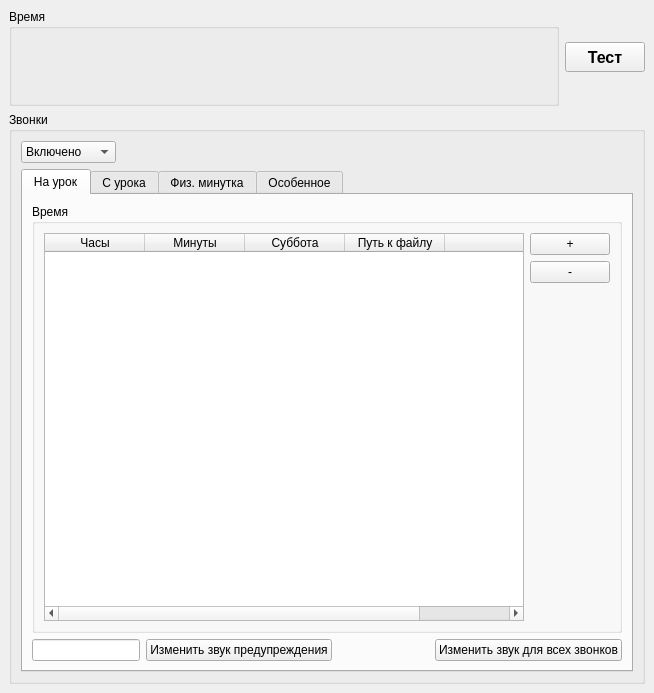
<?xml version="1.0" encoding="UTF-8"?>
<ui version="4.0">
 <class>MainWindow</class>
 <widget class="QMainWindow" name="MainWindow">
  <property name="geometry">
   <rect>
    <x>0</x>
    <y>0</y>
    <width>654</width>
    <height>693</height>
   </rect>
  </property>
  <property name="windowTitle">
   <string>MainWindow</string>
  </property>
  <widget class="QWidget" name="centralwidget">
   <layout class="QVBoxLayout" name="verticalLayout_4">
    <item>
     <layout class="QHBoxLayout" name="horizontalLayout_8">
      <item>
       <widget class="QGroupBox" name="groupBox_2">
        <property name="sizePolicy">
         <sizepolicy hsizetype="Preferred" vsizetype="Fixed">
          <horstretch>0</horstretch>
          <verstretch>0</verstretch>
         </sizepolicy>
        </property>
        <property name="title">
         <string>Время</string>
        </property>
        <layout class="QVBoxLayout" name="verticalLayout_3">
         <item>
          <widget class="QLabel" name="timeLabel">
           <property name="font">
            <font>
             <pointsize>18</pointsize>
            </font>
           </property>
           <property name="text">
            <string/>
           </property>
          </widget>
         </item>
         <item>
          <widget class="QLabel" name="dateLabel">
           <property name="font">
            <font>
             <pointsize>14</pointsize>
            </font>
           </property>
           <property name="text">
            <string/>
           </property>
          </widget>
         </item>
        </layout>
       </widget>
      </item>
      <item>
       <widget class="QPushButton" name="pushButtonTestSound">
        <property name="sizePolicy">
         <sizepolicy hsizetype="Fixed" vsizetype="Fixed">
          <horstretch>0</horstretch>
          <verstretch>0</verstretch>
         </sizepolicy>
        </property>
        <property name="minimumSize">
         <size>
          <width>70</width>
          <height>30</height>
         </size>
        </property>
        <property name="font">
         <font>
          <pointsize>12</pointsize>
          <bold>true</bold>
         </font>
        </property>
        <property name="text">
         <string>Тест</string>
        </property>
       </widget>
      </item>
     </layout>
    </item>
    <item>
     <widget class="QGroupBox" name="groupBox">
      <property name="title">
       <string>Звонки</string>
      </property>
      <layout class="QVBoxLayout" name="verticalLayout_2">
       <item>
        <layout class="QHBoxLayout" name="horizontalLayout_7">
         <item>
          <widget class="QComboBox" name="comboBoxType">
           <item>
            <property name="text">
             <string>Включено</string>
            </property>
           </item>
           <item>
            <property name="text">
             <string>Выключено</string>
            </property>
           </item>
           <item>
            <property name="text">
             <string>Особенное</string>
            </property>
           </item>
          </widget>
         </item>
         <item>
          <spacer name="horizontalSpacer_4">
           <property name="orientation">
            <enum>Qt::Horizontal</enum>
           </property>
           <property name="sizeHint" stdset="0">
            <size>
             <width>40</width>
             <height>20</height>
            </size>
           </property>
          </spacer>
         </item>
        </layout>
       </item>
       <item>
        <widget class="QTabWidget" name="tabWidget">
         <property name="currentIndex">
          <number>0</number>
         </property>
         <widget class="QWidget" name="toLesson">
          <attribute name="title">
           <string>На урок</string>
          </attribute>
          <layout class="QVBoxLayout" name="verticalLayout_5">
           <item>
            <widget class="QGroupBox" name="groupBox_3">
             <property name="title">
              <string>Время</string>
             </property>
             <layout class="QHBoxLayout" name="horizontalLayout">
              <item>
               <widget class="QTableWidget" name="tableToLesson">
                <property name="rowCount">
                 <number>0</number>
                </property>
                <property name="columnCount">
                 <number>5</number>
                </property>
                <attribute name="verticalHeaderVisible">
                 <bool>false</bool>
                </attribute>
                <column>
                 <property name="text">
                  <string>Часы</string>
                 </property>
                </column>
                <column>
                 <property name="text">
                  <string>Минуты</string>
                 </property>
                </column>
                <column>
                 <property name="text">
                  <string>Суббота</string>
                 </property>
                </column>
                <column>
                 <property name="text">
                  <string>Путь к файлу</string>
                 </property>
                </column>
                <column>
                 <property name="text">
                  <string/>
                 </property>
                </column>
               </widget>
              </item>
              <item>
               <layout class="QVBoxLayout" name="verticalLayout">
                <item>
                 <widget class="QPushButton" name="addToLesson">
                  <property name="text">
                   <string>+</string>
                  </property>
                 </widget>
                </item>
                <item>
                 <widget class="QPushButton" name="removeToLesson">
                  <property name="text">
                   <string>-</string>
                  </property>
                 </widget>
                </item>
                <item>
                 <spacer name="verticalSpacer">
                  <property name="orientation">
                   <enum>Qt::Vertical</enum>
                  </property>
                  <property name="sizeHint" stdset="0">
                   <size>
                    <width>20</width>
                    <height>40</height>
                   </size>
                  </property>
                 </spacer>
                </item>
               </layout>
              </item>
             </layout>
            </widget>
           </item>
           <item>
            <layout class="QHBoxLayout" name="horizontalLayout_2">
             <item>
              <widget class="QLineEdit" name="lineEditWarningCall">
               <property name="enabled">
                <bool>true</bool>
               </property>
              </widget>
             </item>
             <item>
              <widget class="QPushButton" name="pushButtonChangeWarningCall">
               <property name="text">
                <string>Изменить звук предупреждения</string>
               </property>
              </widget>
             </item>
             <item>
              <spacer name="horizontalSpacer">
               <property name="orientation">
                <enum>Qt::Horizontal</enum>
               </property>
               <property name="sizeHint" stdset="0">
                <size>
                 <width>40</width>
                 <height>20</height>
                </size>
               </property>
              </spacer>
             </item>
             <item>
              <widget class="QPushButton" name="pushButtonPatchToAllToLesson">
               <property name="text">
                <string>Изменить звук для всех звонков</string>
               </property>
              </widget>
             </item>
            </layout>
           </item>
          </layout>
         </widget>
         <widget class="QWidget" name="fromLesson">
          <attribute name="title">
           <string>С урока</string>
          </attribute>
          <layout class="QVBoxLayout" name="verticalLayout_7">
           <item>
            <widget class="QGroupBox" name="groupBox_4">
             <property name="title">
              <string>Время</string>
             </property>
             <layout class="QHBoxLayout" name="horizontalLayout_4">
              <item>
               <widget class="QTableWidget" name="tableFromLesson">
                <property name="rowCount">
                 <number>0</number>
                </property>
                <property name="columnCount">
                 <number>5</number>
                </property>
                <attribute name="verticalHeaderVisible">
                 <bool>false</bool>
                </attribute>
                <column>
                 <property name="text">
                  <string>Часы</string>
                 </property>
                </column>
                <column>
                 <property name="text">
                  <string>Минуты</string>
                 </property>
                </column>
                <column>
                 <property name="text">
                  <string>Суббота</string>
                 </property>
                </column>
                <column>
                 <property name="text">
                  <string>Путь к файлу</string>
                 </property>
                </column>
                <column>
                 <property name="text">
                  <string/>
                 </property>
                </column>
               </widget>
              </item>
              <item>
               <layout class="QVBoxLayout" name="verticalLayout_6">
                <item>
                 <widget class="QPushButton" name="addFromLesson">
                  <property name="text">
                   <string>+</string>
                  </property>
                 </widget>
                </item>
                <item>
                 <widget class="QPushButton" name="removeFromLesson">
                  <property name="text">
                   <string>-</string>
                  </property>
                 </widget>
                </item>
                <item>
                 <spacer name="verticalSpacer_2">
                  <property name="orientation">
                   <enum>Qt::Vertical</enum>
                  </property>
                  <property name="sizeHint" stdset="0">
                   <size>
                    <width>20</width>
                    <height>40</height>
                   </size>
                  </property>
                 </spacer>
                </item>
               </layout>
              </item>
             </layout>
            </widget>
           </item>
           <item>
            <layout class="QHBoxLayout" name="horizontalLayout_3">
             <item>
              <spacer name="horizontalSpacer_2">
               <property name="orientation">
                <enum>Qt::Horizontal</enum>
               </property>
               <property name="sizeHint" stdset="0">
                <size>
                 <width>40</width>
                 <height>20</height>
                </size>
               </property>
              </spacer>
             </item>
             <item>
              <widget class="QPushButton" name="pushButtonPatchToAllFromLesson">
               <property name="text">
                <string>Изменить звук для всех звонков</string>
               </property>
              </widget>
             </item>
            </layout>
           </item>
          </layout>
         </widget>
         <widget class="QWidget" name="physMin">
          <attribute name="title">
           <string>Физ. минутка</string>
          </attribute>
          <layout class="QVBoxLayout" name="verticalLayout_10">
           <item>
            <widget class="QGroupBox" name="groupBox_5">
             <property name="title">
              <string>Время</string>
             </property>
             <layout class="QHBoxLayout" name="horizontalLayout_6">
              <item>
               <widget class="QTableWidget" name="tablePhysMin">
                <property name="rowCount">
                 <number>0</number>
                </property>
                <property name="columnCount">
                 <number>5</number>
                </property>
                <attribute name="verticalHeaderVisible">
                 <bool>false</bool>
                </attribute>
                <column>
                 <property name="text">
                  <string>Часы</string>
                 </property>
                </column>
                <column>
                 <property name="text">
                  <string>Минуты</string>
                 </property>
                </column>
                <column>
                 <property name="text">
                  <string>Суббота</string>
                 </property>
                </column>
                <column>
                 <property name="text">
                  <string>Путь к файлу</string>
                 </property>
                </column>
                <column>
                 <property name="text">
                  <string/>
                 </property>
                </column>
               </widget>
              </item>
              <item>
               <layout class="QVBoxLayout" name="verticalLayout_8">
                <item>
                 <widget class="QPushButton" name="addPhysMin">
                  <property name="text">
                   <string>+</string>
                  </property>
                 </widget>
                </item>
                <item>
                 <widget class="QPushButton" name="removePhysMin">
                  <property name="text">
                   <string>-</string>
                  </property>
                 </widget>
                </item>
                <item>
                 <spacer name="verticalSpacer_3">
                  <property name="orientation">
                   <enum>Qt::Vertical</enum>
                  </property>
                  <property name="sizeHint" stdset="0">
                   <size>
                    <width>20</width>
                    <height>40</height>
                   </size>
                  </property>
                 </spacer>
                </item>
               </layout>
              </item>
             </layout>
            </widget>
           </item>
           <item>
            <layout class="QHBoxLayout" name="horizontalLayout_5">
             <item>
              <spacer name="horizontalSpacer_3">
               <property name="orientation">
                <enum>Qt::Horizontal</enum>
               </property>
               <property name="sizeHint" stdset="0">
                <size>
                 <width>40</width>
                 <height>20</height>
                </size>
               </property>
              </spacer>
             </item>
             <item>
              <widget class="QPushButton" name="pushButtonPatchToPhysMin">
               <property name="text">
                <string>Изменить звук для всех звонков</string>
               </property>
              </widget>
             </item>
            </layout>
           </item>
          </layout>
         </widget>
         <widget class="QWidget" name="special">
          <attribute name="title">
           <string>Особенное</string>
          </attribute>
         </widget>
        </widget>
       </item>
      </layout>
     </widget>
    </item>
   </layout>
  </widget>
 </widget>
 <resources/>
 <connections/>
</ui>
